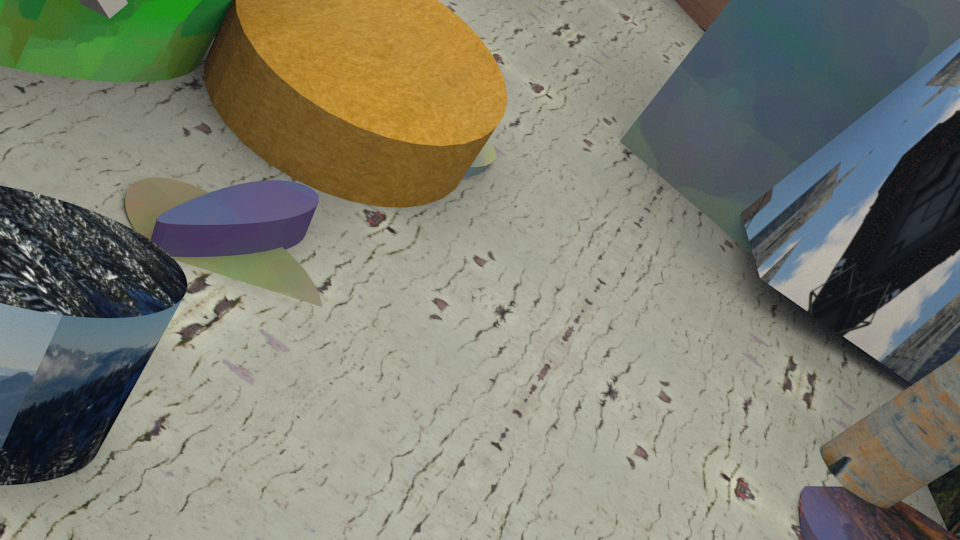
#> input picture input_images/part2/1/0015_rgb_left.png, 960 x 540 px
$ jupyter execute evaluation.ipynb
#> lines starting #> are read from the running program, lines starting #| are printed output that depends on the picture; long printed decimals are rounded
[cell 1]
import numpy as np
from PIL import Image

[cell 2]
def end_point_error(pred_img, ground_truth):
#> called with pred_img = 'input_images/part2/1/0015_rgb_left.png', ground_truth = 'input_images/part2/1/0015_gt.png'
    gray_pred_img = Image.open(pred_img).convert('L')
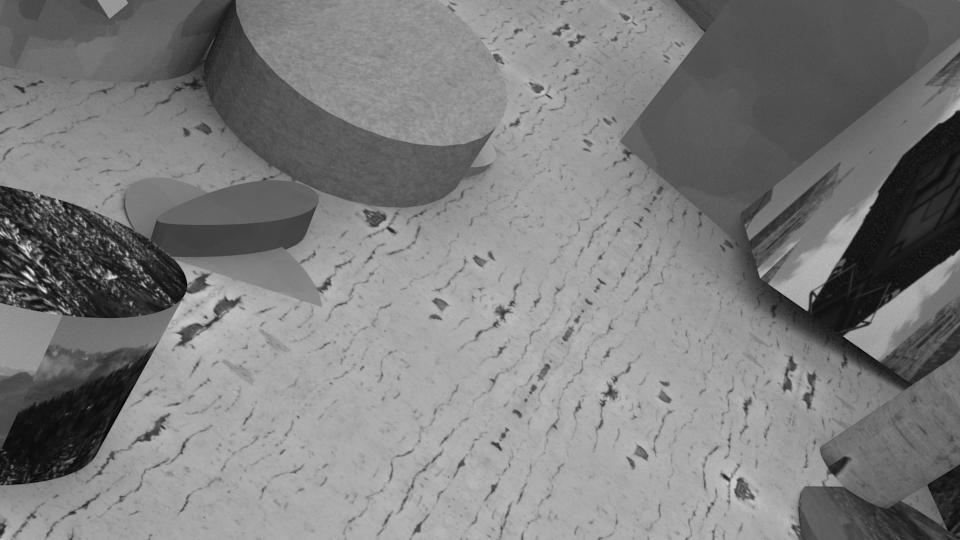
#> gray_pred_img: PIL image 960x540 L; min 0, max 244, mean 125.8
    pred = np.array(gray_pred_img)
    gray_ground_truth = Image.open(ground_truth).convert('L')
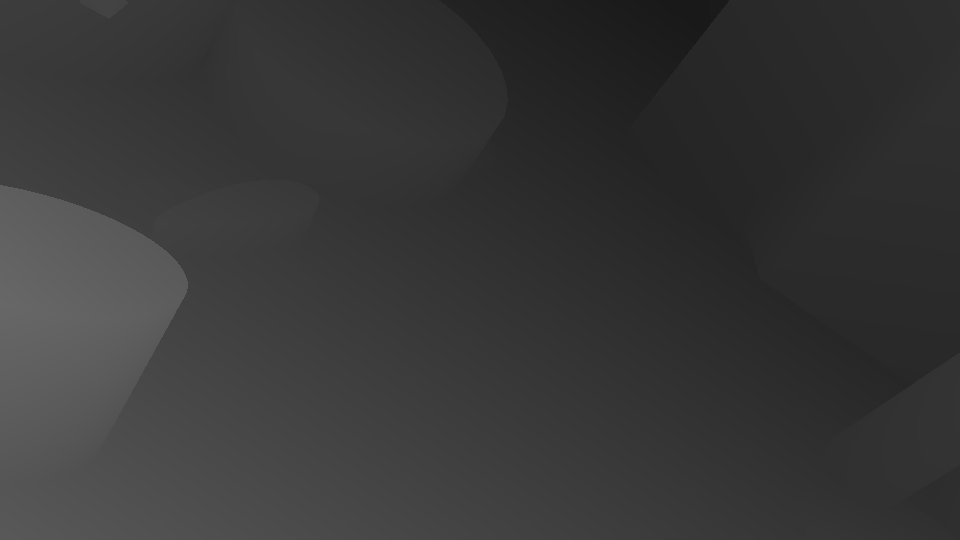
#> input picture input_images/part2/1/0015_gt.png, 960 x 540 px
#> gray_ground_truth is the input picture: PIL image 960x540 L; min 25, max 103, mean 55.3
    gt = np.array(gray_ground_truth)
    epe = np.mean(abs(pred-gt))
#> epe = 94.82
    return epe

[cell 3]
def error_rate(pred_img, ground_truth, threshold=3):
#> called with pred_img = 'input_images/part2/1/0015_rgb_left.png', ground_truth = 'input_images/part2/1/0015_gt.png', threshold = 3
    gray_pred_img = Image.open(pred_img).convert('L')
    pred = np.array(gray_pred_img)
    gray_ground_truth = Image.open(ground_truth).convert('L')
    gt = np.array(gray_ground_truth)
    disparity = abs(pred-gt)>3
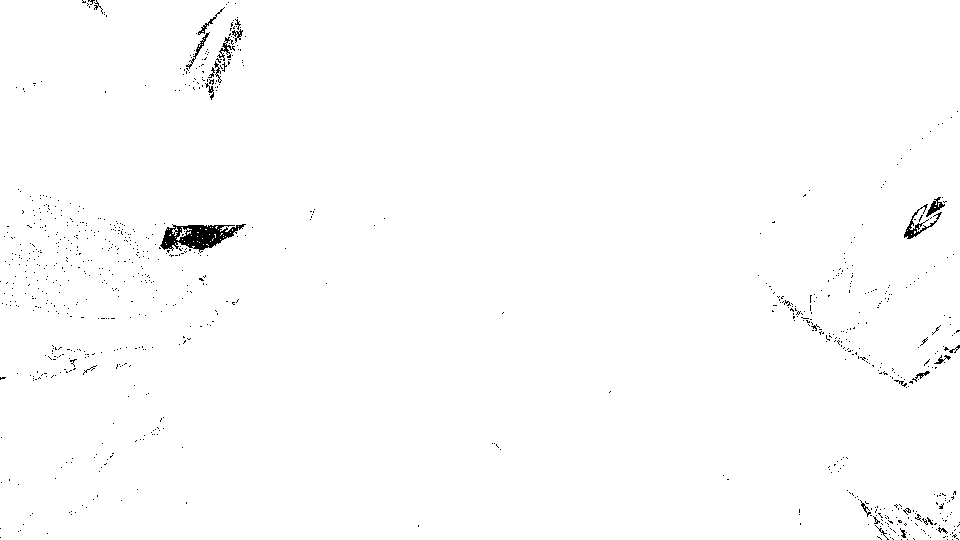
#> disparity: shape (540, 960) bool; 99.2% white; black in thin lines or dots
    print(np.mean(disparity))
#| 0.9918
    er = 100*np.mean(disparity)
#> er = 99.18
    return er
